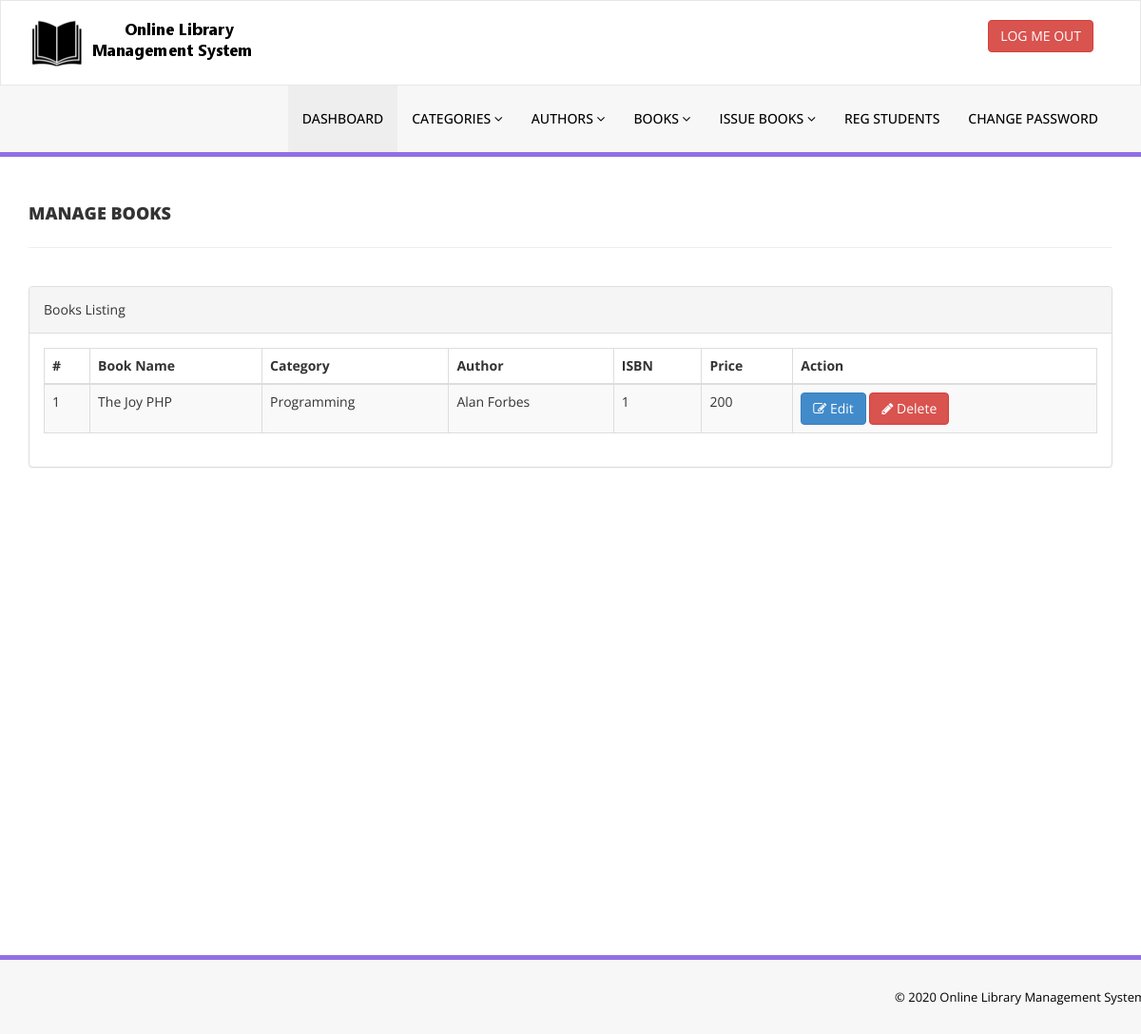
The app's page /admin/manage-books.php (signed in) with its own data.
### tables this page shows
CREATE TABLE `tblbooks` (
  `id` int(11) NOT NULL,
  `BookName` varchar(255) DEFAULT NULL,
  `CatId` int(11) DEFAULT NULL,
  `AuthorId` int(11) DEFAULT NULL,
  `ISBNNumber` int(11) DEFAULT NULL,
  `BookPrice` int(11) DEFAULT NULL,
  `RegDate` timestamp NULL DEFAULT current_timestamp(),
  `UpdationDate` timestamp NULL DEFAULT NULL ON UPDATE current_timestamp()
);

CREATE TABLE `tblcategory` (
  `id` int(11) NOT NULL,
  `CategoryName` varchar(150) DEFAULT NULL,
  `Status` int(1) DEFAULT NULL,
  `CreationDate` timestamp NULL DEFAULT current_timestamp(),
  `UpdationDate` timestamp NOT NULL DEFAULT '0000-00-00 00:00:00' ON UPDATE current_timestamp()
);

CREATE TABLE `tblauthors` (
  `id` int(11) NOT NULL,
  `AuthorName` varchar(159) DEFAULT NULL,
  `creationDate` timestamp NULL DEFAULT current_timestamp(),
  `UpdationDate` timestamp NULL DEFAULT NULL ON UPDATE current_timestamp()
);

### admin/manage-books.php (the view, shortened to what this page needs)
<?php
include('includes/config.php');
if(strlen($_SESSION['alogin'])==0)
    {
header('location:index.php');
}
else{
    ?>
<!DOCTYPE html>
<html xmlns="http://www.w3.org/1999/xhtml">
<head>
    <link href="assets/css/bootstrap.css" rel="stylesheet" />
    <link href="assets/css/font-awesome.css" rel="stylesheet" />
    <link href="assets/js/dataTables/dataTables.bootstrap.css" rel="stylesheet" />
    <link href="assets/css/style.css" rel="stylesheet" />
</head>
<body>
<?php include('includes/header.php');?>
    <div class="content-wrapper">
         <div class="container">
        <div class="row pad-botm">
            <div class="col-md-12">
                <h4 class="header-line">Manage Books</h4>
    </div>
     <div class="row">
</div>
        </div>
            <div class="row">
                <div class="col-md-12">
                    <div class="panel panel-default">
                        <div class="panel-heading">
                           Books Listing
                        </div>
                        <div class="panel-body">
                            <div class="table-responsive">
                                <table class="table table-striped table-bordered table-hover" id="dataTables-example">
                                    <thead>
                                        <tr>
                                            <th>#</th>
                                            <th>Book Name</th>
                                            <th>Category</th>
                                            <th>Author</th>
                                            <th>ISBN</th>
                                            <th>Price</th>
                                            <th>Action</th>
                                        </tr>
                                    </thead>
                                    <tbody>
<?php $sql = "SELECT tblbooks.BookName,tblcategory.CategoryName,tblauthors.AuthorName,tblbooks.ISBNNumber,tblbooks.BookPrice,tblbooks.id as bookid from  tblbooks join tblcategory on tblcategory.id=tblbooks.CatId join tblauthors on tblauthors.id=tblbooks.AuthorId";
$query = $dbh -> prepare($sql);
$query->execute();
$results=$query->fetchAll(PDO::FETCH_OBJ);
$cnt=1;
if($query->rowCount() > 0)
{
foreach($results as $result)
{               ?>
                                        <tr class="odd gradeX">
                                            <td class="center"><?php echo htmlentities($cnt);?></td>
                                            <td class="center"><?php echo htmlentities($result->BookName);?></td>
                                            <td class="center"><?php echo htmlentities($result->CategoryName);?></td>
                                            <td class="center"><?php echo htmlentities($result->AuthorName);?></td>
                                            <td class="center"><?php echo htmlentities($result->ISBNNumber);?></td>
                                            <td class="center"><?php echo htmlentities($result->BookPrice);?></td>
                                            <td class="center">
                                            <a href="edit-book.php?bookid=<?php echo htmlentities($result->bookid);?>"><button class="btn btn-primary"><i class="fa fa-edit "></i> Edit</button>
                                          <a href="manage-books.php?del=<?php echo htmlentities($result->bookid);?>" onclick="return confirm('Are you sure you want to delete?');"" >  <button class="btn btn-danger"><i class="fa fa-pencil"></i> Delete</button>
                                            </td>
                                        </tr>
 <?php $cnt=$cnt+1;}} ?>
                                    </tbody>
                                </table>
                            </div>
                        </div>
                    </div>
                </div>
            </div>
    </div>
    </div>
  <?php include('includes/footer.php');?>
</body>
</html>
<?php } ?>

### admin/assets/css/style.css (style rules this page uses)
.content-wrapper { margin-top: 40px; min-height:800px; padding-bottom:90px; }
.header-line { font-weight:900; padding-bottom:25px; border-bottom:1px solid #eeeeee; text-transform:uppercase; }
.pad-botm { padding-bottom:30px; }

### records on screen
tblbooks: BookName "The Joy PHP", tblcategory.CategoryName "Programming", AuthorId.AuthorName "Alan Forbes", ISBNNumber "1", BookPrice "200"
